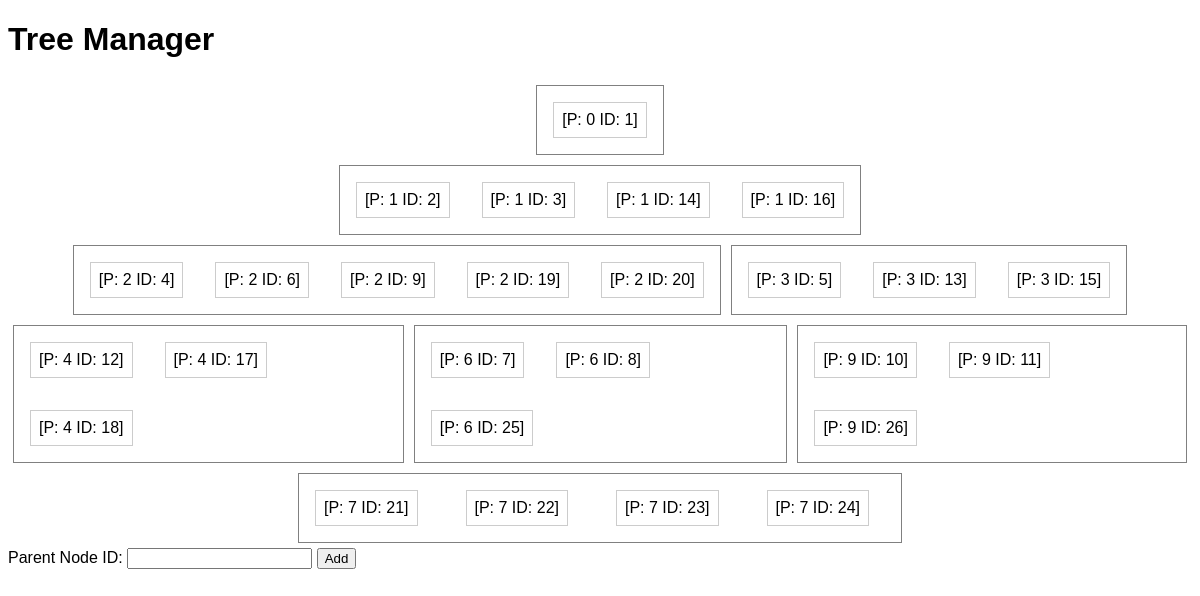
The page / on the database its author committed.
### tables this page shows
CREATE TABLE `tree_nodes` (
  `id` int(11) NOT NULL,
  `parent_id` int(11) DEFAULT NULL
);

### models/TreeNode.php (called while the page is built, shortened)
<?php
class TreeNode {
    public function __construct($id, $parent_id) {
        $this->id = $id;
        $this->parent_id = $parent_id;
    }
}

### models/BaseModel.php (called while the page is built, shortened)
<?php
abstract class BaseModel {
    public function __construct($conn) {
        $this->conn = $conn;
    }
}

### models/Tree.php (called while the page is built, shortened)
<?php
require_once __DIR__.'/../models/BaseModel.php';
require_once __DIR__.'/../models/TreeNode.php';
class Tree extends BaseModel {
    public function getTreeNodes() {
        $query = "SELECT * FROM tree_nodes";
        $result = $this->conn->query($query);
        $treeNodes = [];
        if ($result->num_rows > 0) {
            while ($row = $result->fetch_assoc()) {
                array_push($treeNodes, new TreeNode($row["id"], $row["parent_id"]));
            }
        }
        return $treeNodes;
    }
}

### controllers/TreeController.php (called while the page is built, shortened)
<?php
require_once __DIR__.'/../models/Tree.php';
class TreeController {
    private $treeModel;
    public function __construct($conn) {
        $this->treeModel = new Tree($conn);
    }
    public function getAllTreeNodes() {
        return $this->treeModel->getTreeNodes();
    }
}

### index.php (the view, shortened to what this page needs)
<?php
require_once 'controllers/TreeController.php';
$db = DB::getInstance();
$conn = $db->getConnection();
$treeController = new TreeController($conn);
$treeNodes = $treeController->getAllTreeNodes();
function convertArray($treeNodes) {
    $namedArray = array();
    foreach ($treeNodes as $node) {
        $parentId = $node->parent_id;
        if (!isset($namedArray[$parentId])) {
            $namedArray[$parentId] = array();
        }
        array_push($namedArray[$parentId], $node);
    }
    return $namedArray;
}
$convertedArray = convertArray($treeNodes);
function buildTreeHtml($parentId, $tree, $depth, &$html) {
    if (!isset($tree[$parentId])) {
        return;
    }
    if (!isset($html[$depth])) {
        $html[$depth] = array();
    }
    $groupHtml = '';
    $isNewGroup = true;
    foreach ($tree[$parentId] as $node) {
        if ($isNewGroup) {
            $groupHtml .= "<div class='group'>";
            $isNewGroup = false;
        }
        $groupHtml .= "<div class='node' data-id='{$node->id}' data-parent-id='{$node->parent_id}' data-depth='{$depth}'>[P: {$node->parent_id} ID: {$node->id}]</div>";
        buildTreeHtml($node->id, $tree, $depth + 1, $html);
    }
    if (!empty($groupHtml)) {
        $groupHtml .= "</div>";
    }
}
$treeHtmlArray = array();
buildTreeHtml("0", $convertedArray, 0, $treeHtmlArray);
$treeHtml = '';
foreach ($treeHtmlArray as $levelHtml) {
    $treeHtml .= "<div class='level'>";
    foreach ($levelHtml as $groupHtml) {
        $treeHtml .= $groupHtml;
    }
    $treeHtml .= "</div>";
}
include 'views/index.view.php';

### views/index.view.php (shortened to what this page needs)
<!DOCTYPE html>
<html lang="en">
<head>
    <link rel="stylesheet" href="styles.css">
</head>
<body>
    <h1>Tree Manager</h1>
    <div class="tree" id="tree-container">
        <?php
            echo $treeHtml;
        ?>
    </div>
    <div id="node-creation">
        <label for="pid">Parent Node ID:</label>
        <input type="number" id="pid" name="pid">
        <button id="add-node">Add</button>
    </div>
</body>
</html>

### styles.css (style rules this page uses)
body { font-family: Arial, sans-serif; }
.tree { display: flex; flex-direction: column; align-items: center; }
.level { display: flex; justify-content: center; }
.group { display: inline-block; border: 1px solid grey; margin: 5px; }
.node { position: relative; padding: 8px; border: 1px solid #ccc; margin: 16px; display: inline-block; }
.level:last-child { justify-content: flex-start; }
.level:last-child .node { margin-right: 32px; }

### views/index.view.php (style rules this page uses)
.node { display: inline-block; }
.group { display: inline-block; border: 1px solid grey; }

### rows shown on the page
tree_nodes: parent "0", id "1"
tree_nodes: parent "1", id "2"
tree_nodes: parent "1", id "3"
tree_nodes: parent "1", id "14"
tree_nodes: parent "1", id "16"
tree_nodes: parent "2", id "4"
tree_nodes: parent "2", id "6"
tree_nodes: parent "2", id "9"
tree_nodes: parent "2", id "19"
tree_nodes: parent "2", id "20"
tree_nodes: parent "3", id "5"
tree_nodes: parent "3", id "13"
tree_nodes: parent "3", id "15"
tree_nodes: parent "4", id "12"
tree_nodes: parent "4", id "17"
tree_nodes: parent "4", id "18"
tree_nodes: parent "6", id "7"
tree_nodes: parent "6", id "8"
tree_nodes: parent "6", id "25"
tree_nodes: parent "9", id "10"
tree_nodes: parent "9", id "11"
tree_nodes: parent "9", id "26"
tree_nodes: parent "7", id "21"
tree_nodes: parent "7", id "22"
tree_nodes: parent "7", id "23"
tree_nodes: parent "7", id "24"
